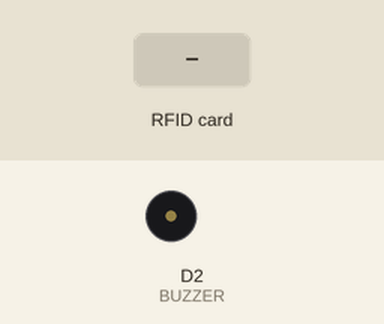
This sketch was run on a simulated ESP8266 (NodeMCU). Shown: buzzer (waves = sounding, pin HIGH). The test bench sets the inputs (shaded band). WiFi joins after 1.5 s; servers stay silent unless stated; uploads are accepted with an empty reply; what the sketch prints to the serial monitor is not drawn.

Above: at 1.2 s.
1.3 s: RFID card 12 34 56 78 held to the reader
At 1.54 s:
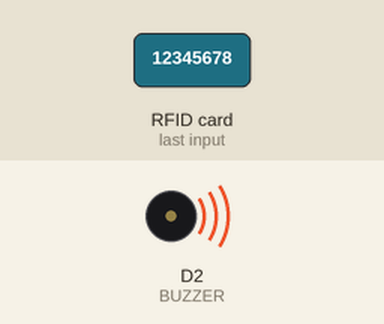
3.5 s: RFID card 5C 15 08 60 held to the reader
At 6.4 s:
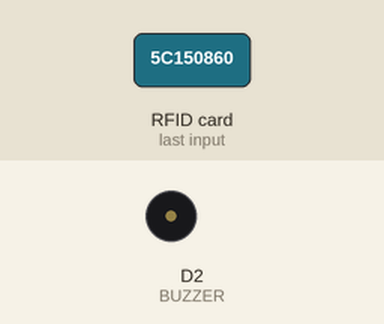
6.5 s: RFID card C3 C1 5A 31 held to the reader
At 7.95 s:
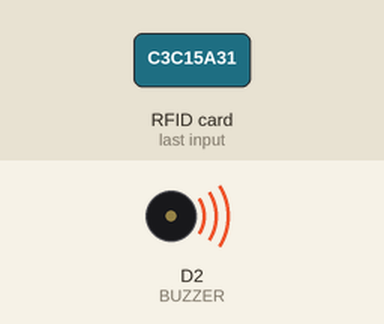
Timing chart, 0 to 10.0 s (numbered marks = the images above; inputs shaded):
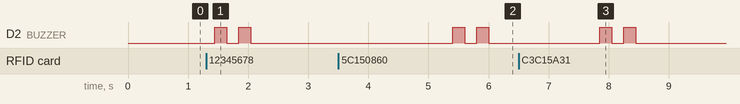

Measured:
- after the input at 1.3 s, D2 (BUZZER): alternates HIGH for 0.20 s and LOW for 0.20 s, 4 changes in all, then stays LOW, starting after 0.14 s
- after the input at 3.5 s, D2 (BUZZER): alternates HIGH for 0.20 s and LOW for 0.20 s, starting after 1.9 s
- after the input at 6.5 s, D2 (BUZZER): alternates HIGH for 0.20 s and LOW for 0.20 s, 4 changes in all, then stays LOW, starting after 1.4 s

The sketch:

send_data_to_google_sheet.ino
```cpp
#include <SPI.h>
#include <MFRC522.h>
#include <Arduino.h>
#include <ESP8266WiFi.h>
#include <ESP8266WiFiMulti.h>
#include <ESP8266HTTPClient.h>
#include <WiFiClient.h>
#include <WiFiClientSecureBearSSL.h>

#define RST_PIN  D3
#define SS_PIN   D4
#define BUZZER   D2

MFRC522 mfrc522(SS_PIN, RST_PIN);
MFRC522::MIFARE_Key key;
ESP8266WiFiMulti WiFiMulti;
MFRC522::StatusCode status;

int blockNum = 2;
byte bufferLen = 18;
byte readBlockData[18];

String data2;
const String data1 = "https://script.google.com/macros/s/AKfycbzyZMO34O2hk2UK28iFUxQOvS4qnIyVYa_GkGiF2F25K8avDh58h7HizEVlDLCIPFLo/exec?name=";

void setup() {
  Serial.begin(9600);
  Serial.println();
  Serial.println("[SETUP] Starting...");

  WiFi.mode(WIFI_STA);
  WiFiMulti.addAP("AtharvaRedmi", "12345678");

  pinMode(BUZZER, OUTPUT);
  SPI.begin();
  mfrc522.PCD_Init();

  Serial.println("Ready! Scan your card...");
}

void loop() {
  if (!mfrc522.PICC_IsNewCardPresent()) return;
  if (!mfrc522.PICC_ReadCardSerial()) return;

  Serial.println();
  Serial.println("Card Detected.");

  // Read UID of card
  String uidString = "";
  for (byte i = 0; i < mfrc522.uid.size; i++) {
    if (mfrc522.uid.uidByte[i] < 0x10) uidString += "0";
    uidString += String(mfrc522.uid.uidByte[i], HEX);
  }
  uidString.toUpperCase();

  // 🟢 Map UIDs to names
  if (uidString == "5C150860") uidString = "Atharva Latkar";
  if (uidString == "C3C15A31") uidString = "Bhushan Kadu";
  if (uidString == "8400BB03") uidString = "Prajwal Ingole"; // add your friend's UID

  Serial.print("UID: ");
  Serial.println(uidString);
  Serial.println("Sending data to Google Sheet...");

  // 🧩 Encode name properly
  String encodedName = uidString;
  encodedName.trim();
  encodedName.replace(" ", "%20");

  data2 = data1 + encodedName;
  Serial.println(data2);

  // 🔔 Buzzer feedback
  digitalWrite(BUZZER, HIGH); delay(200);
  digitalWrite(BUZZER, LOW);  delay(200);
  digitalWrite(BUZZER, HIGH); delay(200);
  digitalWrite(BUZZER, LOW);

  if (WiFiMulti.run() == WL_CONNECTED) {
    std::unique_ptr<BearSSL::WiFiClientSecure> client(new BearSSL::WiFiClientSecure);
    client->setInsecure();

    HTTPClient https;
    Serial.println("[HTTPS] begin...");
    if (https.begin(*client, data2)) {
      Serial.println("[HTTPS] GET...");
      int httpCode = https.GET();

      if (httpCode > 0) {
        Serial.printf("[HTTPS] GET... code: %d\n", httpCode);
      } else {
        Serial.printf("[HTTPS] GET... failed, error: %s\n", https.errorToString(httpCode).c_str());
      }
      https.end();
    } else {
      Serial.println("[HTTPS] Unable to connect");
    }
  }

  mfrc522.PICC_HaltA(); // stop reading until next tap
  delay(1500);
}
```
